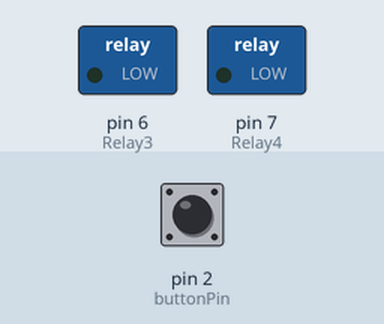
Recording of a sketch running on a simulated Arduino Uno, built with avr-gcc and run on an emulated ATmega328P. On the bench: switched loads named in the sketch (green lamp = pin HIGH). The inputs (shaded band) are chosen by the test bench; at power-on: pin 2 (buttonPin) HIGH.

Above: at 1.2 s.
1.3 s: pin 2 (buttonPin) pulled LOW for 0.15 s
At 1.7 s:
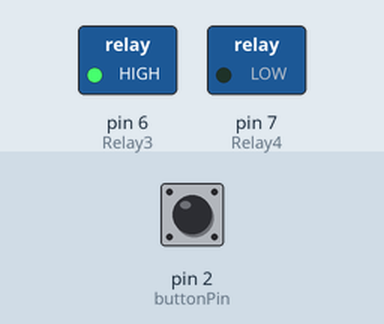
3.8 s: pin 2 (buttonPin) pulled LOW for 3.2 s
At 7.4 s:
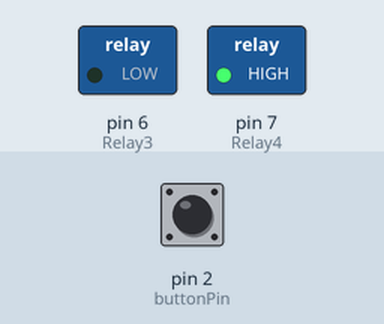
Timing chart, 0 to 9.0 s (numbered marks = the images above; inputs shaded):
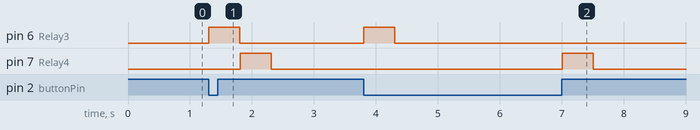

The sketch:

recorder.ino
```cpp
/*
  Recorder

  Turns on and off two relays based on the changing state of a switch (or multiple switches)
  These relays activate the recording and pause feature remotely with a foot activated switch(s)
  The recording relay AKA Relay4 uses a 1K ohm resistor to activate recording and the rec/pause
  relay AKA Relay3 uses 22K ohm resistor to pause the recording

  Tip of plug               Sleeve of plug
  ^                         ^
  |                         |
  |                         |
  |                /        |
  |     22Kohm    /         |
  +----/\/\/\----/    ------+
  |               ###       |
  |      D6*<-----###       |
  |               ###       |
  |     gnd*<-----###       |
  |               ###       |
  |             Relay 3     |
  |                         |
  |                         |
  |                /        |
  |     1Kohm     /         |
  +----/\/\/\----/    ------+
                  ###
         D7*<-----###
                  ###
        gnd*<-----###
                  ###
                Relay 4

               /
              /
gnd*<--------/    ------> D2*

*pin of arduino


  The circuit:
  - Relays are attached to D6 and D7
  - Relay4 common attached to 1 Kohm resistor
  - Relay3 common attached to 22 Kohm resistor
  - Relay4 NO attached to Relay3 NO to Sleeve of plug
  - 1Kohm and 22Kohm attached to Tip of plug
  - pushbutton attached to pin 2 and ground

  Components
  - Arduino uno  https://www.arduino.cc/en/Main/arduinoBoardUno&gt;
  - Relay shield https://wiki.seeedstudio.com/Relay_Shield_v3/
  - 22Kohm resistor
  - 1Kohm resistor

  created 2021
  by Tim Peterson
*/

// constants
const int buttonPin = 2;     // the number of the pushbutton pin
const int Relay3 = 6;
const int Relay4 = 7;
const int onTime = 50;

// variables
int change = 0;
int previousButtonState = 0;  // previous pushbutton status
int currentButtonState = 0;   // variable for reading the pushbutton status
int timer = onTime;           // timer for activating the rlays
bool relayActive = false;     // relay activation status

void setup() {
  // initialize the LED pin as an output:
  pinMode(Relay4, OUTPUT);
  pinMode(Relay3, OUTPUT);
  digitalWrite(Relay4, LOW);
  digitalWrite(Relay3, LOW);

  // initialize the pushbutton pin as an input:
  pinMode(buttonPin, INPUT_PULLUP);

  // read the state of the pushbutton value:
  currentButtonState = digitalRead(buttonPin);
  previousButtonState = currentButtonState;
}

void loop() {
  delay(10);
  if (!relayActive){
     // read the state of the pushbutton value:
    currentButtonState = digitalRead(buttonPin);
    // did button changed states?
    if (currentButtonState ^ previousButtonState) {
      timer = 0;
      if (currentButtonState == HIGH) {
        // turn Relay4 on
        digitalWrite(Relay4, HIGH);
        relayActive = true;
      }
      else {
        // turn   Relay3 on
        digitalWrite(Relay3, HIGH);
        relayActive = true;
      }
    }
  previousButtonState = currentButtonState;
  }
  if (timer < onTime) {
    timer++;
  }
  else {
    // turn Relay4 and Relay3 off:
    digitalWrite(Relay4, LOW);
    digitalWrite(Relay3, LOW);
    relayActive = false;
  }
}
```

Measured:
- after the input at 1.3 s, pin 6 (Relay3): LOW → HIGH at once, → LOW 0.50 s later; pin 7 (Relay4): LOW → HIGH after 0.51 s, → LOW 0.50 s later
- after the input at 3.8 s, pin 6 (Relay3): LOW → HIGH at once, → LOW 0.50 s later; pin 7 (Relay4): LOW → HIGH after 3.2 s, → LOW 0.50 s later
